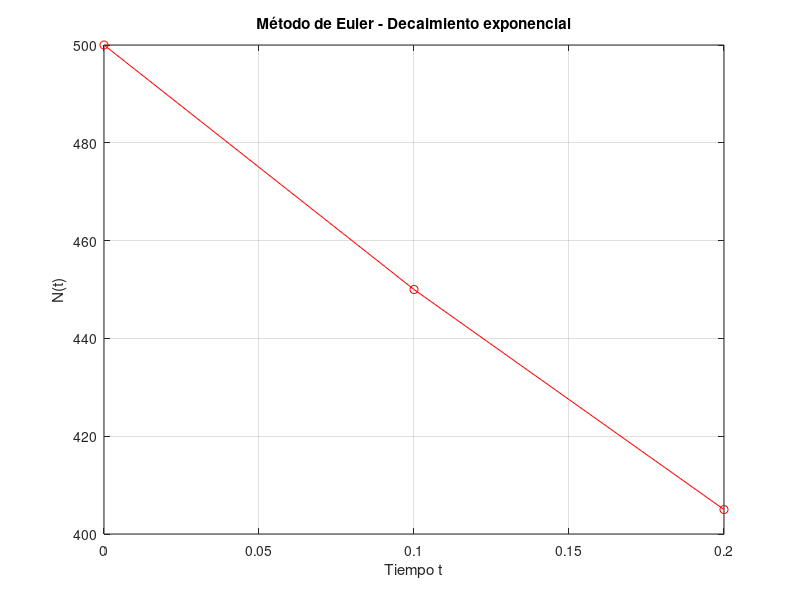

MATLAB code for this plot:
#Ejercicio 2 de la Guia N°1

#Primero defino las variables iniciales
h = 0.1,
t(1) = 0,
N(1)=500,
k = 1,

#Ecuacion logical
for i = 1:2
  N(i+1) = N(i) + h*(-k * N(i)),
  t(i+1) = t(i) + h,
endfor

# Gráfico
plot(t, N, "r-o");
xlabel('Tiempo t');
ylabel('N(t)');
title('Método de Euler - Decaimiento exponencial');
grid on;
